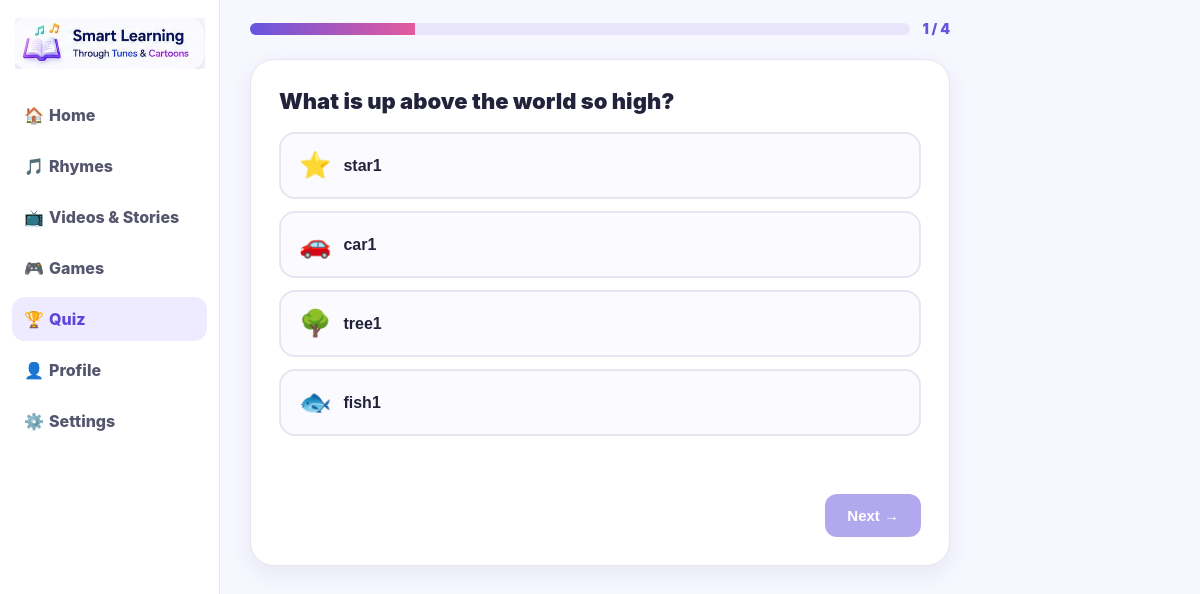
Page /quizzes/twinkle-twinkle/question/0/ (signed in) on the committed database.
### quizzes/models.py (models this page shows, shortened)
class Question(models.Model):
    quiz = models.ForeignKey(
        Quiz,
        on_delete=models.CASCADE,
        related_name="questions",
    )
    text = models.CharField(
        max_length=255,
        help_text="Keep it short and simple for early readers.",
    )
    audio_prompt = models.FileField(
        upload_to="quiz/audio_prompts/",
        blank=True,
        null=True,
        help_text="Optional spoken prompt.",
    )
    image_prompt = models.ImageField(
        upload_to="quiz/image_prompts/",
        blank=True,
        null=True,
    )
    order = models.PositiveIntegerField(default=0)
    class Meta:
        ordering = ["order", "id"]
        constraints = [
            models.UniqueConstraint(
                fields=["quiz", "order"],
                name="unique_quiz_question_order",
            ),
        ]

class Choice(models.Model):
    question = models.ForeignKey(
        Question,
        on_delete=models.CASCADE,
        related_name="choices",
    )
    text = models.CharField(max_length=150, blank=True)
    emoji = models.CharField(max_length=8, blank=True)
    image = models.ImageField(
        upload_to="quiz/choice_images/",
        blank=True,
        null=True,
    )
    is_correct = models.BooleanField(default=False)
    order = models.PositiveIntegerField(default=0)
    class Meta:
        ordering = ["order", "id"]
        constraints = [
            models.UniqueConstraint(
                fields=["question", "order"],
                name="unique_question_choice_order",
            ),
        ]

### quizzes/views.py (the view)
@learner_required
def quiz_question(request, slug, order):
    rhyme = get_object_or_404(
        Rhyme,
        slug=slug,
        is_published=True,
    )
    quiz = get_object_or_404(
        Quiz.objects.select_related("rhyme"),
        rhyme=rhyme,
    )
    question = get_object_or_404(
        Question.objects.prefetch_related("choices"),
        quiz=quiz,
        order=order,
    )
    attempt = (
        QuizAttempt.objects
        .filter(
            user=request.user,
            quiz=quiz,
        )
        .order_by("-started_at")
        .first()
    )
    if attempt is None:
        return redirect(
            "quizzes:start",
            slug=slug,
        )
    questions = list(
        quiz.questions.all().order_by("order")
    )
    current_index = next(
        (
            index
            for index, item in enumerate(questions)
            if item.pk == question.pk
        ),
        0,
    )
    total_questions = len(questions)
    return render(
        request,
        "quizzes/question.html",
        {
            "quiz": quiz,
            "question": question,
            "attempt": attempt,
            "current_index": current_index + 1,
            "total_questions": total_questions,
            "progress_percent": (
                int(((current_index + 1) / total_questions) * 100)
                if total_questions
                else 0
            ),
        },
    )

### accounts/models.py (called while the page is built)
    @property
    def is_learner(self):
        return self.account_type == "learner"

### templates/quizzes/question.html (shortened to what this page needs)
{% load static %}
<!DOCTYPE html>
<html lang="en">
<head>
</head>
<body>
<div class="app">
    <aside class="sidebar">
        <a class="side-logo" href="{% url 'core:home' %}">
            <img src="{% static 'img/reference/logo.png' %}" alt="Smart Learning">
        </a>
        <nav class="menu">
            <a href="{% url 'core:home' %}"><span class="mi">🏠</span>Home</a>
            <a href="{% url 'rhymes:list' %}"><span class="mi">🎵</span>Rhymes</a>
            <a href="{% url 'core:videos' %}"><span class="mi">📺</span>Videos &amp; Stories</a>
            <a href="{% url 'core:games' %}"><span class="mi">🎮</span>Games</a>
            <a class="active" href="{% url 'quizzes:list' %}"><span class="mi">🏆</span>Quiz</a>
            <a href="{% url 'core:profile' %}"><span class="mi">👤</span>Profile</a>
            <a href="{% url 'core:settings' %}"><span class="mi">⚙️</span>Settings</a>
        </nav>
    </aside>
    <main class="main">
        <div class="progress-wrap">
            <div class="progress-track">
                <div class="progress-fill"></div>
            </div>
            <div class="progress-label">
                {{ current_index }} / {{ total_questions }}
            </div>
        </div>
        <div class="q-card">
            <p class="q-text">{{ question.text }}</p>
            <div class="choices" id="choices">
                {% for choice in question.choices.all %}
                    <button
                        type="button"
                        class="choice-btn"
                        data-choice-id="{{ choice.id }}"
                    >
                        {% if choice.image %}
                            <img src="{{ choice.image.url }}" alt="">
                        {% elif choice.emoji %}
                            <span class="choice-emoji">{{ choice.emoji }}</span>
                        {% endif %}
                        <span>{{ choice.text }}</span>
                    </button>
                {% endfor %}
            </div>
            <p class="q-feedback" id="feedback"></p>
            <div class="q-footer">
                <button class="next-btn" id="nextBtn" type="button">
                    Next →
                </button>
            </div>
        </div>
    </main>
</div>
</body>
</html>

### rows in the picture
Question: text "What is up above the world so high?"
Choice: emoji "⭐", text "star1"
Choice: emoji "🚗", text "car1"
Choice: emoji "🌳", text "tree1"
Choice: emoji "🐟", text "fish1"

### other values in the picture
{{ current_index }} "1"
{{ total_questions }} "4"
